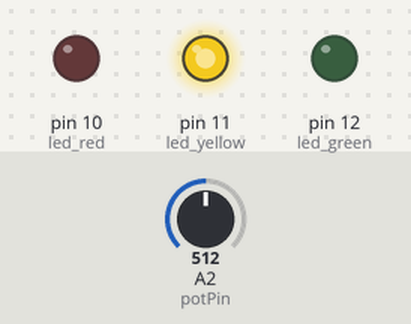
Recording of a sketch running on a simulated Arduino Uno, built with avr-gcc and run on an emulated ATmega328P. On the bench: output pins drawn as LEDs (lit = HIGH). Inputs (shaded band) come from the test bench; at power-on: A2 (potPin) = 512.

Above: at 1.2 s.
1.3 s: A2 (potPin) set to 349
2.8 s: A2 (potPin) set to 319
At 3.7 s:
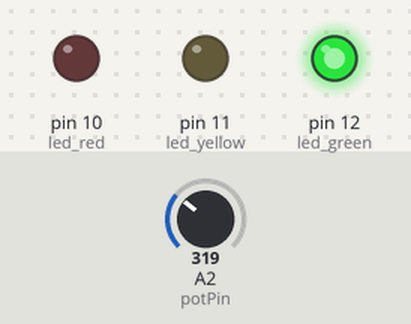
4.3 s: A2 (potPin) set to 340
At 5.5 s:
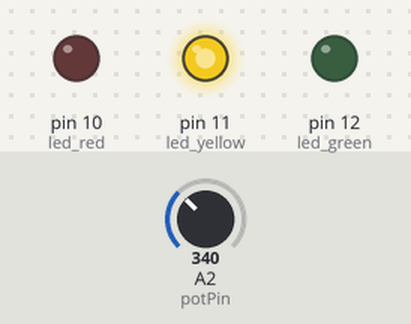
5.8 s: A2 (potPin) set to 733
7.3 s: A2 (potPin) set to 766
At 7.9 s:
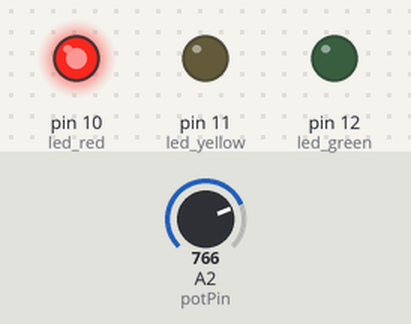
Timing chart, 0 to 9.8 s (numbered marks = the images above; inputs shaded):
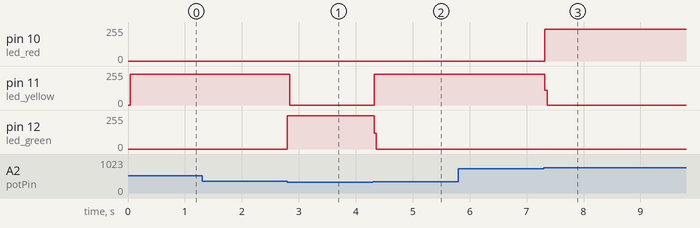

Measured:
- the behaviour switches between 331 and 330 on A2 (potPin) (found by bisection; images 0 and 1)
- the behaviour switches between 750 and 751 on A2 (potPin) (found by bisection; images 2 and 3)
- after the input at 1.3 s, every drawn part: stays the same
- after the input at 2.8 s, pin 11 (led_yellow): 229/255 → 0/255 at once; pin 12 (led_green): 0/255 → 250/255 at once
- after the input at 4.3 s, pin 11 (led_yellow): 0/255 → 229/255 at once; pin 12 (led_green): 250/255 → 0/255 at once
- after the input at 5.8 s, every drawn part: stays the same
- after the input at 7.3 s, pin 10 (led_red): 0/255 → 238/255 at once; pin 11 (led_yellow): 229/255 → 0/255 at once

The sketch:

potentiometer.ino
```cpp
/*
 *  Select the LED using a potentiometer
 *
 *  Leo Simberg
 *  Arduino Tutorial Series
 *  Youtube video: https://goo.gl/8fyKiH
 */

// set the pins where the leds are connected
int led_green = 12;
int led_yellow = 11;
int led_red = 10;

// select the input pin for the potentiometer
int potPin = 2;

// variable to store the value coming from the potentiometer
int val = 0;

// the setup routine runs once when you press reset:
void setup() {
  // initialize the digital pin as an output.
  pinMode(led_green, OUTPUT);
  pinMode(led_yellow, OUTPUT);
  pinMode(led_red, OUTPUT);
}

// the loop routine runs over and over again forever:
void loop() {
  val = analogRead(potPin);    // read the value from the potentiometer (0-1023)
  //Turn off the leds
  digitalWrite(led_yellow, LOW);
  digitalWrite(led_red, LOW);
  digitalWrite(led_green, LOW);

  //Use the potetiometer value to choose which LED will be turned on
  if (val > 750) digitalWrite(led_red, HIGH);
  else if (val > 330) digitalWrite(led_yellow, HIGH);
  else digitalWrite(led_green, HIGH);
}
```
